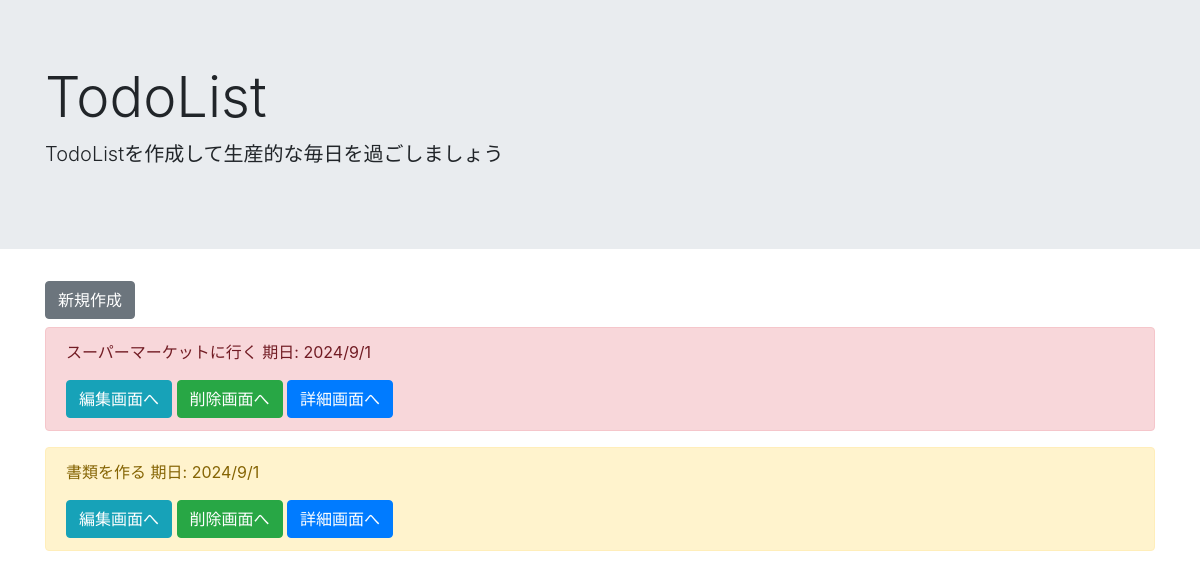
The page /list/ on the database as committed earlier.
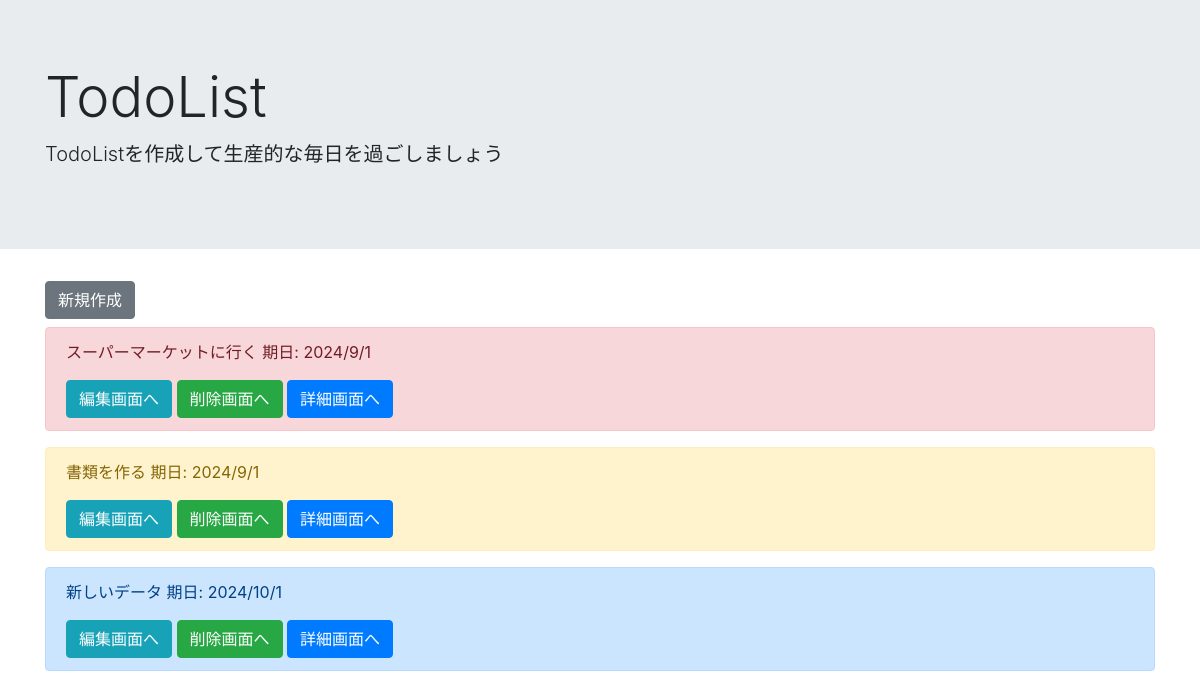
The same page on the database as committed later.
### todo/models.py (models this page shows, shortened)
class TodoModel(models.Model):
    title = models.CharField(max_length=100)
    memo = models.TextField()
    priority = models.CharField(
        max_length=50,
        choices=CHOICE
        )
    duedate = models.DateField()

### todo/views.py (the view)
# urls.py: path('list/', TodoList.as_view(), name='list'),
class TodoList(ListView):
    template_name = 'list.html'
    model = TodoModel

### templates/list.html
{% extends 'base.html' %}
{% block header %}
    <div class="jumbotron jumbotron-fluid">
        <div class="container">
        <h1 class="display-4">TodoList</h1>
        <p class="lead">TodoListを作成して生産的な毎日を過ごしましょう</p>
        </div>
    </div>
{% endblock header %}
{% block content %}
<div class="container">
    <a href="{% url 'create' %}" class="btn btn-secondary mb-2" tabindex="-1" role="button" aria-disabled="true">新規作成</a>
    {% for item in object_list %}
        <div class="alert alert-{{ item.priority }}" role="alert">
            <p>{{ item.title }} 期日: {{ item.duedate | date:"o/n/j" }}</p>
            <a href="{% url 'update' item.pk %}" class="btn btn-info" tabindex="-1" role="button" aria-disabled="true">編集画面へ</a>
            <a href="{% url 'delete' item.pk %}" class="btn btn-success" tabindex="-1" role="button" aria-disabled="true">削除画面へ</a>
            <a href="{% url 'detail' item.pk %}" class="btn btn-primary" tabindex="-1" role="button" aria-disabled="true">詳細画面へ</a>
        </div>
    {% endfor %}
</div>
{% endblock content %}

### templates/base.html (shortened to what this page needs)
<!doctype html>
<html lang="en">
    <head>
        <link rel="stylesheet" href="https://cdn.jsdelivr.net/npm/bootstrap@4.6.2/dist/css/bootstrap.min.css">
    </head>
    <body>
        {% block header %}
        {% endblock header %}
        {% block content %}
        {% endblock content %}
    </body>
</html>

Rows that differ between the two databases and show on the page:
added TodoModel: title "新しいデータ", duedate "2024/10/1"
